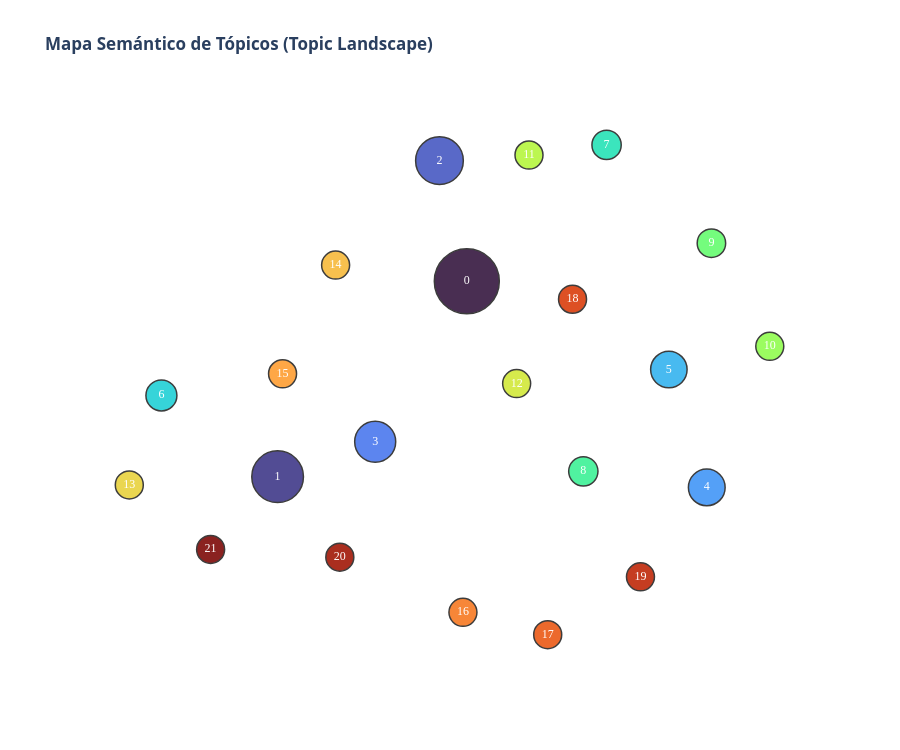

Notebook code cell kept with this figure:
### Code cell
import plotly.express as px
import plotly.graph_objects as go
import pandas as pd
import numpy as np
from umap import UMAP
from sklearn.metrics.pairwise import cosine_similarity

# ==============================================================================
# MAPA SEMÁNTICO DE TÓPICOS (TOPIC LANDSCAPE 2D)
# ==============================================================================

# 1. Obtener información de tópicos excluyendo outliers (100)
info_df = topic_model.get_topic_info()
info_tematicos = info_df[info_df["Topic"] != 100].copy()

# 2. Calcular el centroide semántico global de cada tópico en alta dimensión
topic_ids = info_tematicos["Topic"].tolist()
centroides_hd = []
volumenes = []
nombres_limpios = []
palabras_clave_hover = []

for t_id in topic_ids:
    idx_topico = df[df["topic"] == t_id].index.tolist()
    centroide = embeddings_naturales[idx_topico].mean(axis=0)
    centroides_hd.append(centroide)
    volumenes.append(len(idx_topico))
    
    # Extraer palabras clave para el nombre y el tooltip
    keywords = [w for w, _ in topic_model.get_topic(t_id)]
    nombres_limpios.append(f"{t_id}: " + "_".join(keywords[:3]))
    palabras_clave_hover.append("<br>• " + "<br>• ".join(keywords[:6]))

centroides_hd = np.array(centroides_hd)

# 3. Proyectar los centroides a 2D conservando distancias relativas
reducer_topics = UMAP(
    n_neighbors=min(8, len(topic_ids) - 1),
    n_components=2,
    min_dist=0.3,
    metric="cosine",
    random_state=42
)
coords_topics_2d = reducer_topics.fit_transform(centroides_hd)

# 4. DataFrame para visualización
df_mapa_topicos = pd.DataFrame({
    "Topic": topic_ids,
    "Nombre": nombres_limpios,
    "x": coords_topics_2d[:, 0],
    "y": coords_topics_2d[:, 1],
    "Volumen": volumenes,
    "Keywords": palabras_clave_hover
})

# 5. Renderizado Plotly
fig = go.Figure()

# Capa de burbujas con etiquetas flotantes de texto
fig.add_trace(
    go.Scatter(
        x=df_mapa_topicos["x"],
        y=df_mapa_topicos["y"],
        mode="markers+text",
        text=df_mapa_topicos["Topic"].astype(str),
        textposition="middle center",
        textfont=dict(size=12, color="#ffffff", family="Arial Black"),
        marker=dict(
            size=df_mapa_topicos["Volumen"],
            sizemode="area",
            sizeref=2.0 * max(df_mapa_topicos["Volumen"]) / (65 ** 2),  # escala visual equilibrada
            sizemin=14,
            color=df_mapa_topicos["Topic"],
            colorscale="Turbo",
            line=dict(width=1.5, color="#222222"),
            opacity=0.88
        ),
        customdata=df_mapa_topicos[["Topic", "Nombre", "Volumen", "Keywords"]],
        hovertemplate=(
            "<b>%{customdata[1]}</b><br>"
            "<b>Volumen total:</b> %{customdata[2]} notas<br>"
            "<b>Términos representativos:</b>%{customdata[3]}"
            "<extra></extra>"
        )
    )
)

fig.update_layout(
    title="<b>Mapa Semántico de Tópicos (Topic Landscape)</b>",
    template="plotly_white",
    height=750,
    hovermode="closest",
    xaxis=dict(showgrid=False, zeroline=False, showticklabels=False, title=""),
    yaxis=dict(showgrid=False, zeroline=False, showticklabels=False, title=""),
    showlegend=False
)

fig.write_html(GRAFICOS_DIR / "03_mapa_topicos.html")
fig.show()

### Figure 1 — Plotly figure (JSON) as saved in the notebook; plotly's stock layout.template omitted (floating-point values rounded to 4 significant figures)
{"data": [{"customdata": [[0, "0: candidato_electoral_campaña", 620, "<br>• candidato<br>• electoral<br>• campaña<br>• debate<br>• votar<br>• discurso"], [1, "1: literario_autor_escritor", 392, "<br>• literario<br>• autor<br>• escritor<br>• poeta<br>• protagonista<br>• literatura"], [2, "2: feminismo_feminista_aborto", 334, "<br>• feminismo<br>• feminista<br>• aborto<br>• abortar<br>• patriarcado<br>• debate"], [3, "3: muerto_dictadura_muerte", 247, "<br>• muerto<br>• dictadura<br>• muerte<br>• morir<br>• desaparición<br>• cuba"], [4, "4: ambiental_ambiente_crisis", 198, "<br>• ambiental<br>• ambiente<br>• crisis<br>• proyecto<br>• sociedad<br>• futuro"], [5, "5: déficit_economía_pobreza", 195, "<br>• déficit<br>• economía<br>• pobreza<br>• económico<br>• fiscal<br>• deuda"], [6, "6: futbolista_fifa_fútbol", 141, "<br>• futbolista<br>• fifa<br>• fútbol<br>• brasil<br>• barcelona<br>• deporte"], [7, "7: pedagógico_enseñanza_escolar", 126, "<br>• pedagógico<br>• enseñanza<br>• escolar<br>• educativo<br>• enseñar<br>• educación"], [8, "8: epidemia_pandemia_vacunar", 126, "<br>• epidemia<br>• pandemia<br>• vacunar<br>• virus<br>• vacuna<br>• vacunación"], [9, "9: periodístico_mediático_periodista", 119, "<br>• periodístico<br>• mediático<br>• periodista<br>• noticia<br>• publicar<br>• democracia"], [10, "10: tecnológico_innovación_tecnología", 82, "<br>• tecnológico<br>• innovación<br>• tecnología<br>• inteligencia<br>• futuro<br>• inteligente"], [11, "11: justicia_judicial_juzgado", 81, "<br>• justicia<br>• judicial<br>• juzgado<br>• tribunal<br>• juez<br>• condena"], [12, "12: soviético_rusia_siria", 73, "<br>• soviético<br>• rusia<br>• siria<br>• ucrania<br>• moscú<br>• guerra"], [13, "13: música_musical_músico", 71, "<br>• música<br>• musical<br>• músico<br>• canción<br>• cantante<br>• cantar"], [14, "14: papal_catolicismo_arzobispo", 64, "<br>• papal<br>• catolicismo<br>• arzobispo<br>• católica<br>• católico<br>• vaticano"], [15, "15: urbano_ciudad_vecino", 47, "<br>• urbano<br>• ciudad<br>• vecino<br>• pueblo<br>• barrio<br>• público"], [16, "16: astrónomo_universo_astrología", 25, "<br>• astrónomo<br>• universo<br>• astrología<br>• ciencia<br>• científico<br>• teoría"], [17, "17: selva_ecológico_naturaleza", 22, "<br>• selva<br>• ecológico<br>• naturaleza<br>• paisaje<br>• extinción<br>• existencia"], [18, "18: presidencial_trump_republicano", 20, "<br>• presidencial<br>• trump<br>• republicano<br>• bush<br>• presidencia<br>• presidente"], [19, "19: submarino_marino_océano", 15, "<br>• submarino<br>• marino<br>• océano<br>• naval<br>• marítimo<br>• embarcación"], [20, "20: asesino_asesinar_héroe", 12, "<br>• asesino<br>• asesinar<br>• héroe<br>• superhéroe<br>• asesinato<br>• matar"], [21, "21: papá_padre_abuelo", 12, "<br>• papá<br>• padre<br>• abuelo<br>• hermano<br>• hombre<br>• mamá"]], "hovertemplate": "<b>%{customdata[1]}</b><br><b>Volumen total:</b> %{customdata[2]} notas<br><b>Términos representativos:</b>%{customdata[3]}<extra></extra>", "marker": {"color": [0, 1, 2, 3, 4, 5, 6, 7, 8, 9, 10, 11, 12, 13, 14, 15, 16, 17, 18, 19, 20, 21], "colorscale": [[0, "#30123b"], [0.07143, "#4145ab"], [0.1429, "#4675ed"], [0.2143, "#39a2fc"], [0.2857, "#1bcfd4"], [0.3571, "#24eca6"], [0.4286, "#61fc6c"], [0.5, "#a4fc3b"], [0.5714, "#d1e834"], [0.6429, "#f3c63a"], [0.7143, "#fe9b2d"], [0.7857, "#f36315"], [0.8571, "#d93806"], [0.9286, "#b11901"], [1, "#7a0402"]], "line": {"color": "#222222", "width": 1.5}, "opacity": 0.88, "size": [620, 392, 334, 247, 198, 195, 141, 126, 126, 119, 82, 81, 73, 71, 64, 47, 25, 22, 20, 15, 12, 12], "sizemin": 14, "sizemode": "area", "sizeref": 0.2935}, "mode": "markers+text", "text": ["0", "1", "2", "3", "4", "5", "6", "7", "8", "9", "10", "11", "12", "13", "14", "15", "16", "17", "18", "19", "20", "21"], "textfont": {"color": "#ffffff", "family": "Arial Black", "size": 12}, "textposition": "middle center", "type": "scatter", "x": [-4.193, -5.411, -4.369, -4.783, -2.647, -2.891, -6.16, -3.292, -3.442, -2.617, -2.241, -3.792, -3.872, -6.367, -5.038, -5.379, -4.217, -3.672, -3.512, -3.074, -5.011, -5.843], "y": [9.163, 7.767, 10.02, 8.017, 7.69, 8.532, 8.347, 10.14, 7.805, 9.434, 8.697, 10.06, 8.431, 7.708, 9.277, 8.502, 6.799, 6.639, 9.034, 7.052, 7.192, 7.248]}], "layout": {"height": 750, "hovermode": "closest", "showlegend": false, "title": {"text": "<b>Mapa Semántico de Tópicos (Topic Landscape)</b>"}, "xaxis": {"showgrid": false, "showticklabels": false, "title": {"text": ""}, "zeroline": false}, "yaxis": {"showgrid": false, "showticklabels": false, "title": {"text": ""}, "zeroline": false}}}
